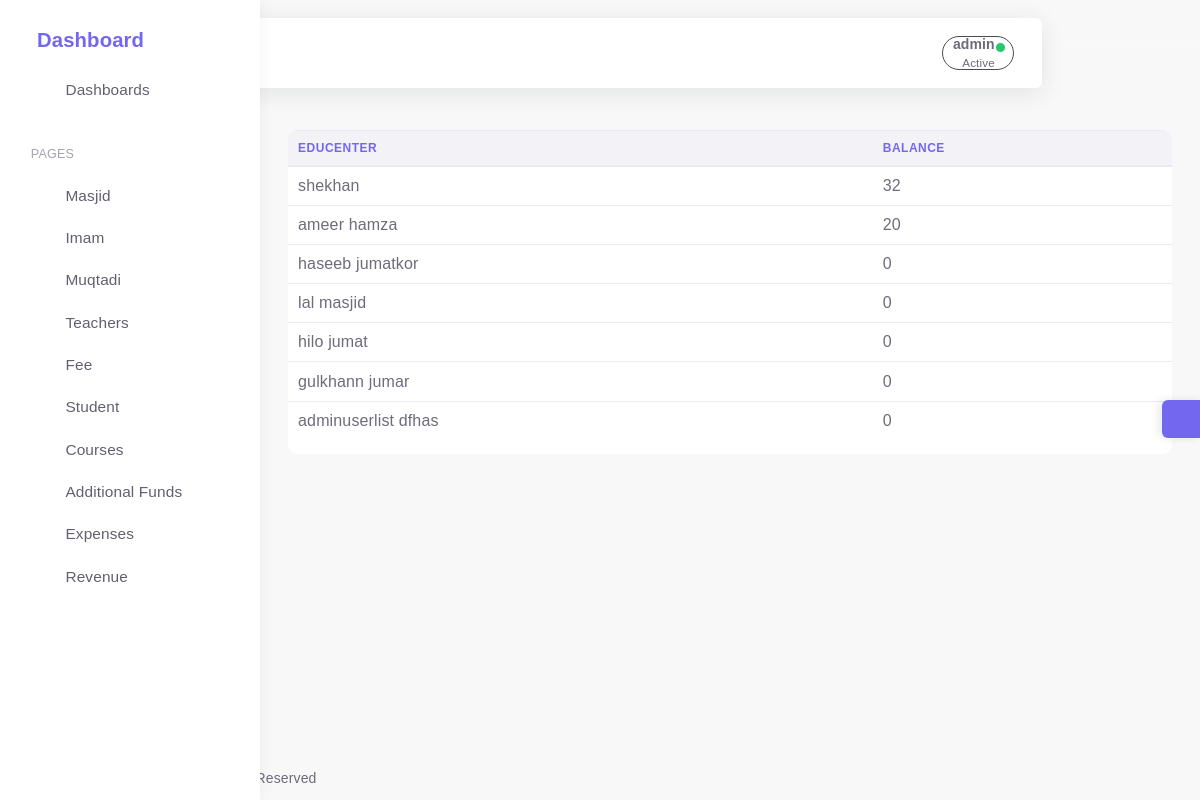
/totalrevenue (signed in), run on the app's committed database.
### app/models.py (models this page shows, shortened)
class Cusmanager(models.Model):
    is_deleted=models.BooleanField(default=False)
    objects=Softdeletemanager()
    allobjects=models.Manager()
    class Meta:
        abstract=True

class Revenue(Cusmanager):
    balance=models.IntegerField(default=0)
    educenter=models.OneToOneField("Educenter",on_delete=models.SET_NULL,default=None,null=True,blank=True,related_name="reveducen")

class Educenter(Cusmanager):
    useradmin = models.OneToOneField(Useradmin, on_delete=models.CASCADE)
    name=models.CharField(max_length=50)
    address=models.CharField(max_length=60)
    def __str__(self):
        return self.name

### app/views.py (the view)
# urls.py: path('totalrevenue', Totalrevenue.as_view(), name="totalrevenue"),
class Totalrevenue(SuperUserRequiredMixin,ListView):
    template_name = "totalrevenue.html"
    modal=Revenue
    context_object_name = "rev"
    def get_queryset(self):
        if self.request.user.is_superuser:
            return Revenue.objects.all()
        else:
            pass

### app/cusmanager.py (called while the page is built)
    def get_queryset(self):
        return super().get_queryset().filter(is_deleted=False)

### app/views.py (called while the page is built)
    @method_decorator(login_required)
    def dispatch(self, request, *args, **kwargs):
        if not request.user.is_superuser:
            messages.error(
                request,
                'Permission required to perform the '
                'requested operation.')
            return redirect(settings.LOGIN_URL)
        return super(SuperUserRequiredMixin, self).dispatch(request,
            *args, **kwargs)

### templates/totalrevenue.html (shortened to what this page needs)
{% extends 'base.html' %}
{% load subfilter %}
{% load static %}
{% block content %}
<link rel="stylesheet" type="text/css" href="https://cdn.datatables.net/1.10.20/css/jquery.dataTables.css">
<link rel="stylesheet"  href="https://cdn.datatables.net/buttons/2.2.3/css/buttons.dataTables.min.css" >
    <div style="border-radius:9px;" class="bg-white table-responsive  float-center ">
		<table class="table table-hover example">
			<thead>
				<tr >
					<th class="text-primary" >Educenter</th>
					<th class="text-primary">balance</th>
				</tr>
			</thead>
			<tbody>
			{% for i in rev %}
			<tr>
				<td>{{i.educenter}}</td>
				<td>{{i.balance}}</td>
			</tr>
			{% endfor %}
			</tbody>
			</table>
		</div>
	</div>
{% endblock %}

### templates/base.html (shortened to what this page needs)
{% load static %}
<html class="loading" lang="en" data-textdirection="ltr">
<head>
 <link href="https://cdn.jsdelivr.net/npm/select2@4.1.0-beta.1/dist/css/select2.min.css" rel="stylesheet" />
    <link rel="stylesheet" type="text/css" href="{% static '/app-assets/vendors/css/vendors.min.css' %}">
    <link rel="stylesheet" type="text/css" href="{% static '/app-assets/vendors/css/extensions/toastr.min.css' %}">
    <link rel="stylesheet" type="text/css " href="{% static '/app-assets/vendors/css/charts/apexcharts.css' %}">
    <link rel="stylesheet" href="https://cdn.jsdelivr.net/npm/bootstrap@4.6.0/dist/css/bootstrap.min.css">
    <link rel="stylesheet" type="text/css" href="{% static '/app-assets/css/bootstrap-extended.min.css' %}">
    <link rel="stylesheet" type="text/css" href="{% static '/app-assets/css/bootstrap.min.css' %}">
    <link rel="stylesheet" type="text/css" href="{% static '/app-assets/css/colors.min.css' %}">
    <link rel="stylesheet" type="text/css" href="{% static '/app-assets/css/components.min.css' %}">
    <link rel="stylesheet" type="text/css" href="{% static '/app-assets/css/themes/dark-layout.min.css' %}">
    <link rel="stylesheet" type="text/css" href="{% static '/app-assets/css/themes/bordered-layout.min.css' %}">
    <link rel="stylesheet" type="text/css" href="{% static '/app-assets/css/themes/semi-dark-layout.min.css' %}">
    <link rel="stylesheet" type="text/css" href="{% static '/app-assets/css/core/menu/menu-types/vertical-menu.min.css' %}">
    <link rel="stylesheet" type="text/css" href="{% static '/app-assets/css/pages/dashboard-ecommerce.min.css' %}">
    <link rel="stylesheet" type="text/css" href="{% static '/app-assets/css/plugins/charts/chart-apex.min.css' %}">
    <link rel="stylesheet" type="text/css" href="{% static '/app-assets/css/plugins/extensions/ext-component-toastr.min.css' %}">
    <link rel="stylesheet" type="text/css" href="{% static '/assets/css/style.css' %}">
</head>
<body class="vertical-layout vertical-menu-modern  navbar-floating footer-static  mainbody" data-open="click" data-menu="vertical-menu-modern" data-col="">
    <span style="display:none;">{% now "Y" as cyear %} {% now "n" as cmonth%}</span>
<nav class="header-navbar navbar navbar-expand-lg align-items-center floating-nav navbar-light navbar-shadow container-xxl">
    <div class="navbar-container d-flex content">
        <div class="bookmark-wrapper d-flex align-items-center">
            <ul class="nav navbar-nav">
                <li class="nav-item d-none d-lg-block"><a class="nav-link bookmark-star"><i class="ficon text-warning" data-feather="star"></i></a>
                </li>
            </ul>
        </div>
        <ul class="nav navbar-nav align-items-center ml-auto rounded">
            {% if request.user.is_authenticated %}
            <li class="nav-item dropdown dropdown-user border-dark"  style="padding:0px; margin:0px; border-radius:90px;"><a class=" nav-link dropdown-toggle dropdown-user-link"  href="javascript:void(0);" data-toggle="dropdown" aria-haspopup="true" aria-expanded="false">
                <div class="user-nav d-sm-flex d-none"><span class="user-name font-weight-bolder">{{request.user}}</span><span class="user-status">Active</span></div><span class="avatar"><span class="avatar-status-online"></span></span></a>
            </li>
            {% endif %}
        </ul>
    </div>
</nav>
<div class="main-menu menu-fixed menu-light menu-accordion menu-shadow" data-scroll-to-active="true">
    <div class="navbar-header">
        <ul class="nav navbar-nav flex-row">
            <li class="nav-item mr-auto"><a class="navbar-brand" href="/">
                    <h2 class="brand-text">Dashboard</h2></a></li>
            <li class="nav-item nav-toggle"><a class="nav-link modern-nav-toggle pr-0" data-toggle="collapse"><i class="d-none d-xl-block collapse-toggle-icon font-medium-4  text-primary" data-feather="disc" data-ticon="disc"></i></a></li>
        </ul>
    </div>
    <div class="main-menu-content">
        <ul class="navigation navigation-main" id="main-menu-navigation" data-menu="menu-navigation">
            <li class=" nav-item"><a class="d-flex align-items-center" href="/"><i data-feather="home"></i><span class="menu-title text-truncate" data-i18n="Dashboards">Dashboards</span></a>
            </li>
            <li class=" navigation-header  align-items-center"><span data-i18n="Apps &amp; Pages">   Pages</span><i data-feather="more-horizontal"></i>
          {% if request.user.is_superuser %}
            </li>
            <li class=" nav-item"><a class="d-flex align-items-center" href="{% url 'educenlist'%}"><i data-feather="home"></i><span class="menu-title text-truncate" data-i18n="Email">Masjid</span></a>
            </li>
          {% endif %}
            <li class=" nav-item"><a class="d-flex align-items-center" href="{% url 'imamlist'%}"><i data-feather="users"></i><span class="menu-title text-truncate" data-i18n="Chat">Imam </span></a>
            </li>
            <li class=" nav-item"><a class="d-flex align-items-center" href="{% url 'emplist'%}"><i data-feather="users"></i><span class="menu-title text-truncate" data-i18n="Todo">Muqtadi</span></a>
            </li>
            <li class=" nav-item"><a class="d-flex align-items-center" href="{% url 'teacherlist'%}"><i data-feather="users"></i><span class="menu-title text-truncate" data-i18n="Calendar">Teachers</span></a>
            </li>
            <li class=" nav-item"><a class="d-flex align-items-center" href="{% url 'paytmentmenue'%}"><i data-feather="dollar-sign"></i><span class="menu-title text-truncate" data-i18n="Kanban">Fee</span></a>
            </li>
            <li class=" nav-item"><a class="d-flex align-items-center" href="{% url 'stulist'%}"><i data-feather="users"></i><span class="menu-title text-truncate" data-i18n="Kanban">Student</span></a>
            </li>
            <li class=" nav-item"><a class="d-flex align-items-center" href="{% url 'courseslist'%}"><i data-feather="book"></i><span class="menu-title text-truncate" data-i18n="Kanban">Courses</span></a>
            </li>
            <li class=" nav-item"><a class="d-flex align-items-center" href="{% url 'sidefundlist' cmonth cyear %}"><i data-feather="briefcase"></i><span class="menu-title text-truncate" data-i18n="Kanban">Additional Funds</span></a>
            </li>
            <li class=" nav-item"><a class="d-flex align-items-center" href="{% url 'expenselist' cmonth cyear %}"><i data-feather="shopping-bag"></i><span class="menu-title text-truncate" data-i18n="Kanban">Expenses</span></a>
            </li>
            {% now "n" as current_month %}
            {% now "Y" as current_year %}
            <li class=" nav-item"><a class="d-flex align-items-center" href="{% url 'showrevenue'  current_month current_year %}"><i data-feather="pocket"></i><span class="menu-title text-truncate" data-i18n="Kanban">Revenue</span></a>
            </li>
        </ul>
    </div>
</div>
<div class="app-content content">
    <div class="content-wrapper container-xxl p-0">
        <div class="content-header row">
        </div>
        <div class="content-body">
            <section id="multiple-column-form sect" class="mainsection float-center ">
                    {% block content %}
                    {% endblock content %}
        </div>
    </div>
<div class="customizer d-none d-md-block"><a class="customizer-toggle d-flex align-items-center justify-content-center" href="javascript:void(0);"><i class="spinner" data-feather="settings"></i></a>
</div>
<footer class="footer footer-static footer-light">
  <p class="clearfix mb-0"><span class="float-md-left d-block d-md-inline-block mt-25">COPYRIGHT  &copy; 2022<a class="ml-25" href="https://1.envato.market/pixinvent_portfolio" target="_blank">test</a><span class="d-none d-sm-inline-block">, All rights Reserved</span></span></p>
</footer>
</body>
</html>

### data on the page
Revenue: educenter "shekhan", balance "32"
Revenue: educenter "ameer hamza", balance "20"
Revenue: educenter "haseeb jumatkor", balance "0"
Revenue: educenter "lal masjid", balance "0"
Revenue: educenter "hilo jumat", balance "0"
Revenue: educenter "gulkhann jumar", balance "0"
Revenue: educenter "adminuserlist dfhas", balance "0"

### other printed values
{{ request.user }} "admin"
